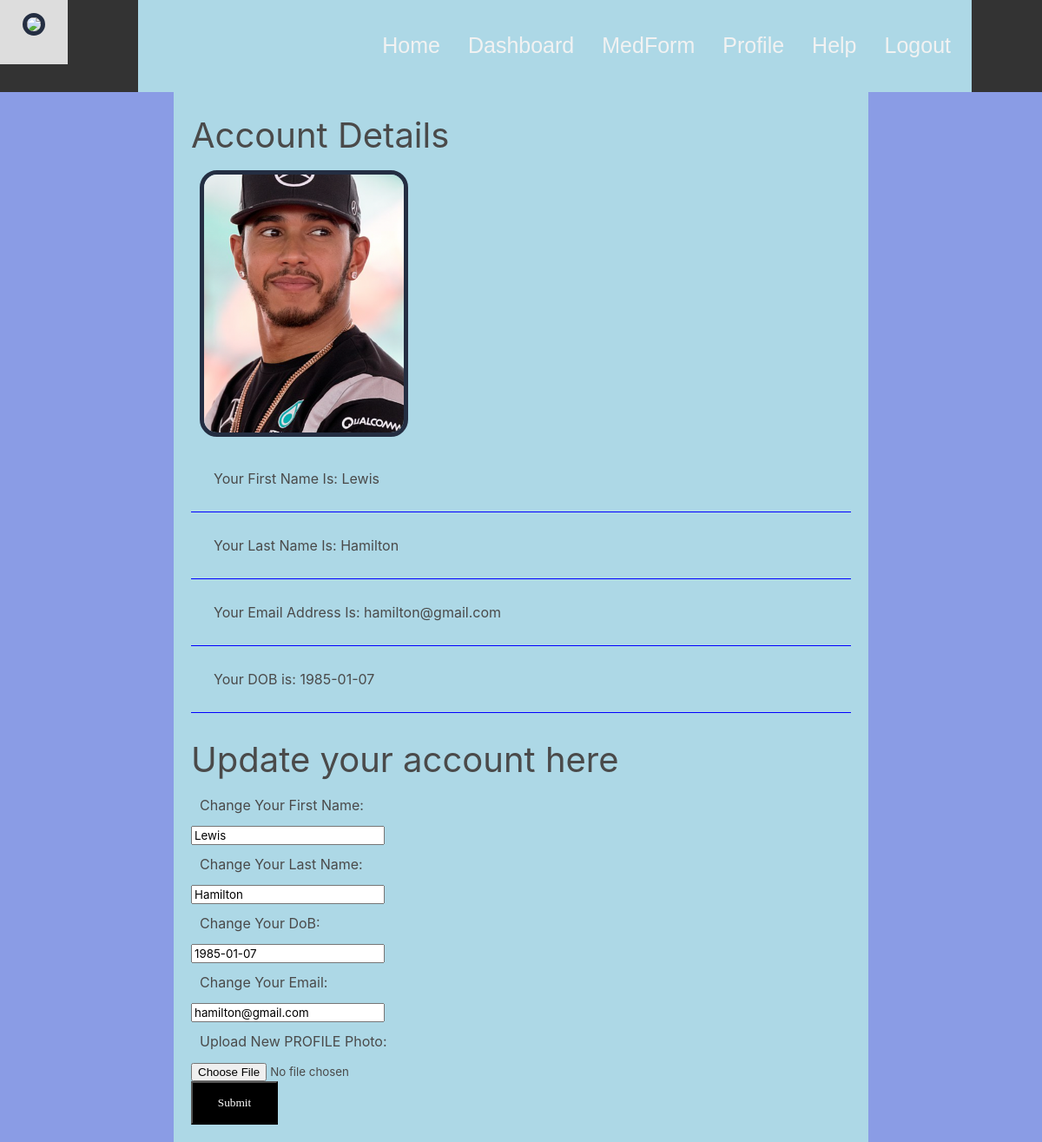
Page /account (signed in) on the earlier database version.
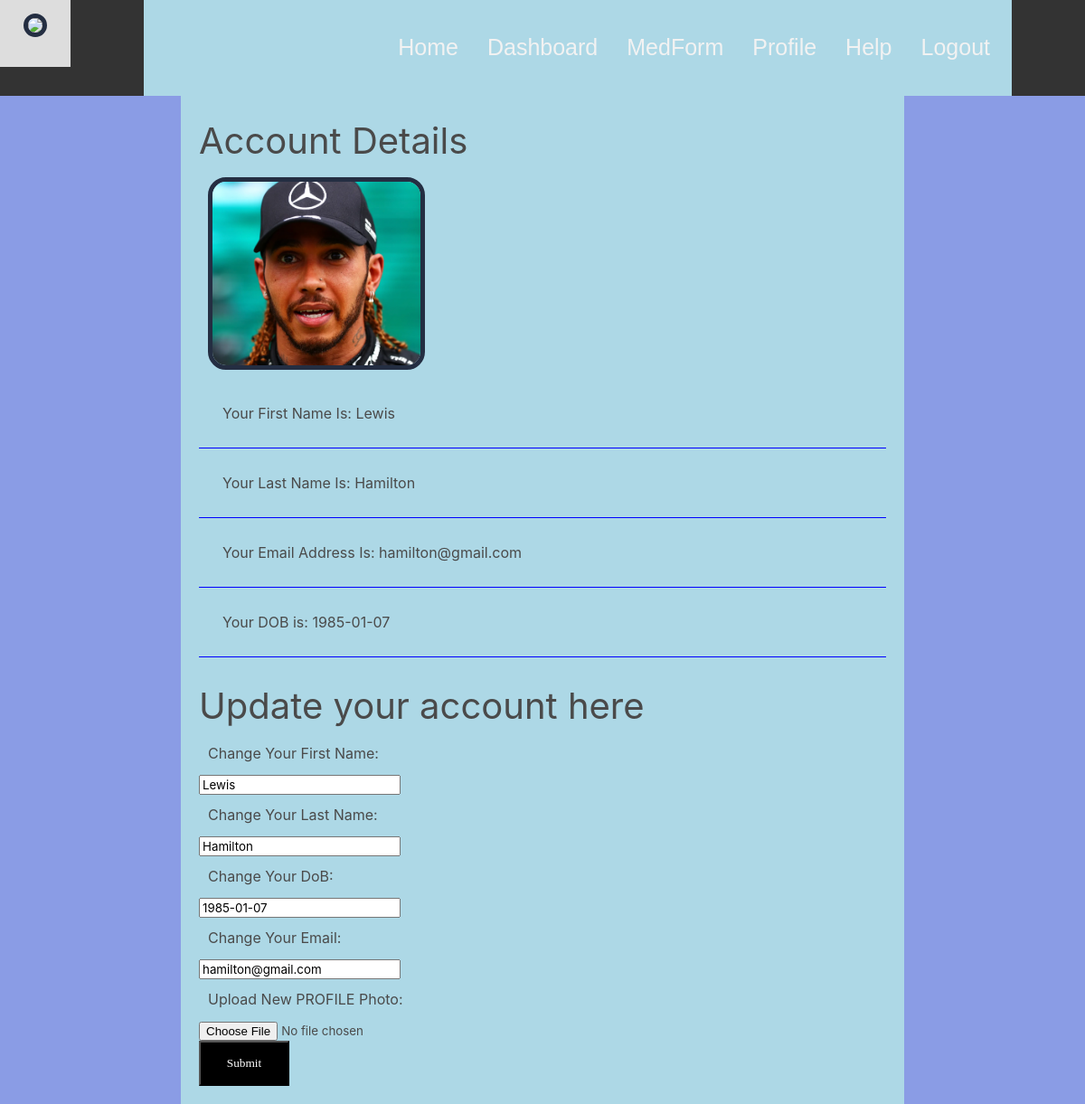
Same page on the later database version.
### models.py (models this page shows, shortened)
class User(UserMixin, db.Model):
    id = db.Column(db.Integer, primary_key=True)  # primary keys are required by SQLAlchemy
    email = db.Column(db.String(100), unique=True)
    password = db.Column(db.String(100))
    first_name = db.Column(db.String(1000))
    last_name = db.Column(db.String(1000))
    dob = db.Column(db.String(100))
    image = db.Column(db.String(200))

### auth.py (the view)
@auth.route('/account', methods=['GET', 'POST'])  # define settings path
@login_required
def account():
    form = UserForm()
    if request.method == "POST":
        current_user.first_name = request.form.get('first_name')
        current_user.last_name = request.form.get('last_name')
        current_user.email = request.form.get('email')
        current_user.dob = request.form.get('dob')
        uploaded_file = request.files['image']
        filename = secure_filename(uploaded_file.filename)
        if filename != '':
            file_ext = os.path.splitext(filename)[1]
            if file_ext not in UPLOAD_EXTENSIONS:  # disallowed extensions to be fixed!
                abort(400)
            uploaded_file.save(os.path.join(UPLOAD_PATH, filename))
            image = UPLOAD_PATH + '/' + filename  #
            current_user.image = image
        print("mehh" + current_user.first_name + current_user.last_name)
        try:
            db.session.commit()
            return redirect(url_for('user.account'))
        except:
            flash("Error!  Looks like there was a problem...try again!")
    elif request.method == 'GET':
        print(current_user.id)
        form.first_name.data = current_user.first_name
        form.last_name.data = current_user.last_name
        form.email.data = current_user.email
        form.dob.data = current_user.dob
        db.session.commit()
        print("hello " + current_user.first_name + current_user.last_name)
    return render_template('Settings.html', form=form)

### models.py
class UserForm(FlaskForm):
            first_name = StringField('First Name')
            last_name = StringField("Last Name")
            email = StringField("Email")
            dob = StringField("dob")
            profile_pic = FileField("Profile Pic")
            submit = SubmitField("submit")

### templates/Settings.html (shortened to what this page needs)
{% extends "base.html" %}
{% block content %}
<head>
	<link rel="stylesheet" href="/static/SettingsPage.css">
</head>
<body>
    <div class ="container">
        <form method="POST" action="/account" enctype="multipart/form-data">
           <div class="header">
             <h1 style="font-size:40px;">Account Details</h1>
           </div>
            <div>
               <label for ="Picture">
                   <img src="{{current_user.image}}" alt="Your Uploaded Picture" width="240" height="240">
               </label>
           </div>
           <div class="row">
               <label for="realname">
                   Your First Name Is: {{current_user.first_name}}
               </label>
           </div>
           <div class="row">
               <label for = "Username">
               Your Last Name Is: {{current_user.last_name}}</label>
           </div>
           <div class="row">
               <label for = "Emailaddress">
               Your Email Address Is:  {{current_user.email}} </label>
           </div>
            <div class="row">
               <label for = "DOB">
               Your DOB is: {{current_user.dob}}
               </label>
           </div>
      <form>
    <br/>
      <h2 style="font-size:40px;">Update your account here</h2>
      <div class="tab-content" id="myTabContent">
        <div class="tab-pane fade show active" id="account" role="tabpanel" aria-labelledby="account-tab">
              <div class="col-sm-12 col-md-7">
                <form method="POST" action="">
                  <div class="form-group">
                    <label class="small mb-0">Change Your First Name: </label>
                    {{ form.first_name(class="form-control") }}
                  </div>
                  <div class="form-group">
                    <label class="small mb-0">Change Your Last Name: </label>
                    {{ form.last_name(class="form-control") }}
                  </div>
                  <div class="form-group" ;>
                    <label class="small mb-0">Change Your DoB: </label>
                    {{ form.dob(class="form-control") }}
                  </div>
                  <div class="form-group">
                    <label class="small mb-0">Change Your Email: </label>
                    {{ form.email(class="form-control") }}
                  </div>
                  <label>Upload New PROFILE Photo:</label>
                  <form method="POST" action="" enctype="multipart/form-data">
                     <p><input type="file" name="image" accept="image/png, image/gif, image/jpg"></p>
                  </form>
                  <input type="submit" value="Submit" style="height:50px; width:100px ;color:White ; background-color:Black; font-family: 'Orator Std'">
                </form>
              </div>
          </div>
          </div>
        </div>
</body>
{% endblock %}

### templates/base.html (shortened to what this page needs)
<!DOCTYPE html>
<html>
  <head>
    <link
      rel="stylesheet"
      href="https://cdnjs.cloudflare.com/ajax/libs/bulma/0.7.2/css/bulma.min.css"
    />
  </head>
  <body>
    <section class="hero is-fullheight" style="background-color: #8a9ce5">
      <div class="hero-head">
        <div class="topNav">
          <a class="navbar-brand" href="{{ url_for('main.index') }}">
           <div class="logo-image">
           <img src="https://cdn.discordapp.com/attachments/933802629069426771/940587646013542500/PILL.IO.png" class="img-fluid">
            </div>
          </a>
          <nav class="navbar">
            <div class="container">
              <div id="navbarMenuHeroA" class="navbar-menu">
                <div class="navbar-end">
                  <a href="{{ url_for('main.index') }}" class="navbar-item">
                    Home
                  </a>
                   {% if current_user.is_authenticated %}
                  <a href="{{ url_for('auth.userDash') }}" class="navbar-item">
                    Dashboard
                  </a>
                  <a href="{{ url_for('main.medform') }}" class="navbar-item">
                    MedForm
                  </a>
                  <a href="{{ url_for('auth.account') }}" class="navbar-item">
                    Profile
                  </a>
                  <a href="{{ url_for('main.help') }}" class="navbar-item">
                    Help
                  </a>
                  <a href="{{ url_for('auth.logout') }}" class="navbar-item">
                    Logout
                  </a>
                  {% endif %}
                </div>
              </div>
            </div>
          </nav>
        </div>
      </div>
      {% block content %}{% endblock %}
    </section>
  </body>
</html>

### static/SettingsPage.css (style rules this page uses)
* { box-sizing: border-box; }
.container { width: 800px; margin:0 auto; border-radius: none; background-color: lightblue; padding: 20px; }
.row { display:flex; flex-flow:row nowrap; padding:1rem; border-bottom:1px solid blue; }
label { display: flex; flex-basis:50%; border-radius: 2px; padding: 10px 10px; }
.header { display: inline-block; vertical-align: middle; }
input, textarea, select { order: 2; flex: 3 3 auto; }

### templates/base.html (style rules this page uses)
.topNav { overflow: hidden; background-color: #333; }
.topNav a { float: left; color: #f2f2f2; text-align: center; padding: 14px 16px; font-family: "Teko", sans-serif; text-decoration: none; font-size: 25px; }
img { border-radius: 20px; border: 5px solid #242e42; }
.logo-image { width: 46px; height: 46px; border-radius: 50%; overflow: hidden;  }

Differences in the rows shown:
changed User "Lewis": image: a different picture
